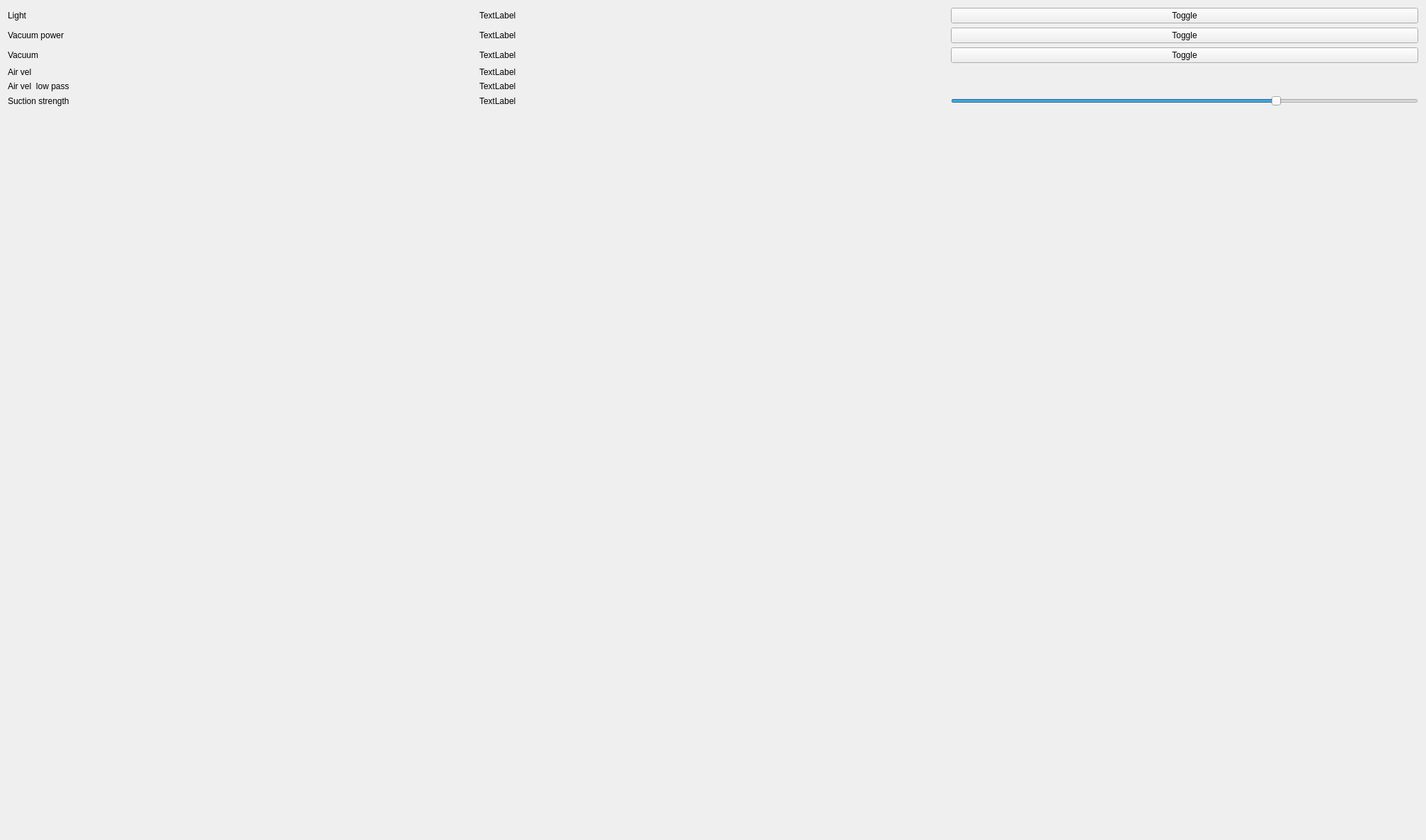
<?xml version="1.0" encoding="UTF-8"?>
<ui version="4.0">
 <class>StatusDisplay</class>
 <widget class="QWidget" name="StatusDisplay">
  <property name="geometry">
   <rect>
    <x>0</x>
    <y>0</y>
    <width>2014</width>
    <height>1187</height>
   </rect>
  </property>
  <property name="windowTitle">
   <string>Hand Status</string>
  </property>
  <layout class="QGridLayout" name="gridLayout">
   <item row="9" column="0">
    <spacer name="verticalSpacer">
     <property name="orientation">
      <enum>Qt::Vertical</enum>
     </property>
     <property name="sizeHint" stdset="0">
      <size>
       <width>20</width>
       <height>195</height>
      </size>
     </property>
    </spacer>
   </item>
   <item row="0" column="0">
    <widget class="QLabel" name="label_2">
     <property name="text">
      <string>Light</string>
     </property>
    </widget>
   </item>
   <item row="0" column="1">
    <widget class="QLabel" name="lightLabel">
     <property name="autoFillBackground">
      <bool>true</bool>
     </property>
     <property name="text">
      <string>TextLabel</string>
     </property>
    </widget>
   </item>
   <item row="2" column="1">
    <widget class="QLabel" name="vacuumLabel">
     <property name="autoFillBackground">
      <bool>true</bool>
     </property>
     <property name="text">
      <string>TextLabel</string>
     </property>
    </widget>
   </item>
   <item row="2" column="0">
    <widget class="QLabel" name="label_3">
     <property name="text">
      <string>Vacuum</string>
     </property>
    </widget>
   </item>
   <item row="0" column="2">
    <widget class="QPushButton" name="lightButton">
     <property name="text">
      <string>Toggle</string>
     </property>
    </widget>
   </item>
   <item row="2" column="2">
    <widget class="QPushButton" name="vacuumButton">
     <property name="text">
      <string>Toggle</string>
     </property>
    </widget>
   </item>
   <item row="8" column="0">
    <widget class="QLabel" name="label_5">
     <property name="text">
      <string>Suction strength</string>
     </property>
    </widget>
   </item>
   <item row="8" column="1">
    <widget class="QLabel" name="strengthLabel">
     <property name="text">
      <string>TextLabel</string>
     </property>
    </widget>
   </item>
   <item row="8" column="2">
    <widget class="QSlider" name="strengthSlider">
     <property name="sizePolicy">
      <sizepolicy hsizetype="Preferred" vsizetype="Fixed">
       <horstretch>0</horstretch>
       <verstretch>0</verstretch>
      </sizepolicy>
     </property>
     <property name="maximumSize">
      <size>
       <width>16777156</width>
       <height>16777215</height>
      </size>
     </property>
     <property name="maximum">
      <number>100</number>
     </property>
     <property name="value">
      <number>70</number>
     </property>
     <property name="orientation">
      <enum>Qt::Horizontal</enum>
     </property>
    </widget>
   </item>
   <item row="3" column="0">
    <widget class="QLabel" name="label">
     <property name="text">
      <string>Air vel</string>
     </property>
    </widget>
   </item>
   <item row="3" column="1">
    <widget class="QLabel" name="airVelocityLabel">
     <property name="autoFillBackground">
      <bool>true</bool>
     </property>
     <property name="text">
      <string>TextLabel</string>
     </property>
    </widget>
   </item>
   <item row="1" column="0">
    <widget class="QLabel" name="label_4">
     <property name="text">
      <string>Vacuum power</string>
     </property>
    </widget>
   </item>
   <item row="1" column="2">
    <widget class="QPushButton" name="vacuumPowerButton">
     <property name="text">
      <string>Toggle</string>
     </property>
    </widget>
   </item>
   <item row="1" column="1">
    <widget class="QLabel" name="vacuumPowerLabel">
     <property name="autoFillBackground">
      <bool>true</bool>
     </property>
     <property name="text">
      <string>TextLabel</string>
     </property>
    </widget>
   </item>
   <item row="4" column="0">
    <widget class="QLabel" name="label_6">
     <property name="text">
      <string>Air vel  low pass</string>
     </property>
    </widget>
   </item>
   <item row="4" column="1">
    <widget class="QLabel" name="airVelocityLowPassLabel">
     <property name="text">
      <string>TextLabel</string>
     </property>
    </widget>
   </item>
  </layout>
 </widget>
 <resources/>
 <connections/>
</ui>
